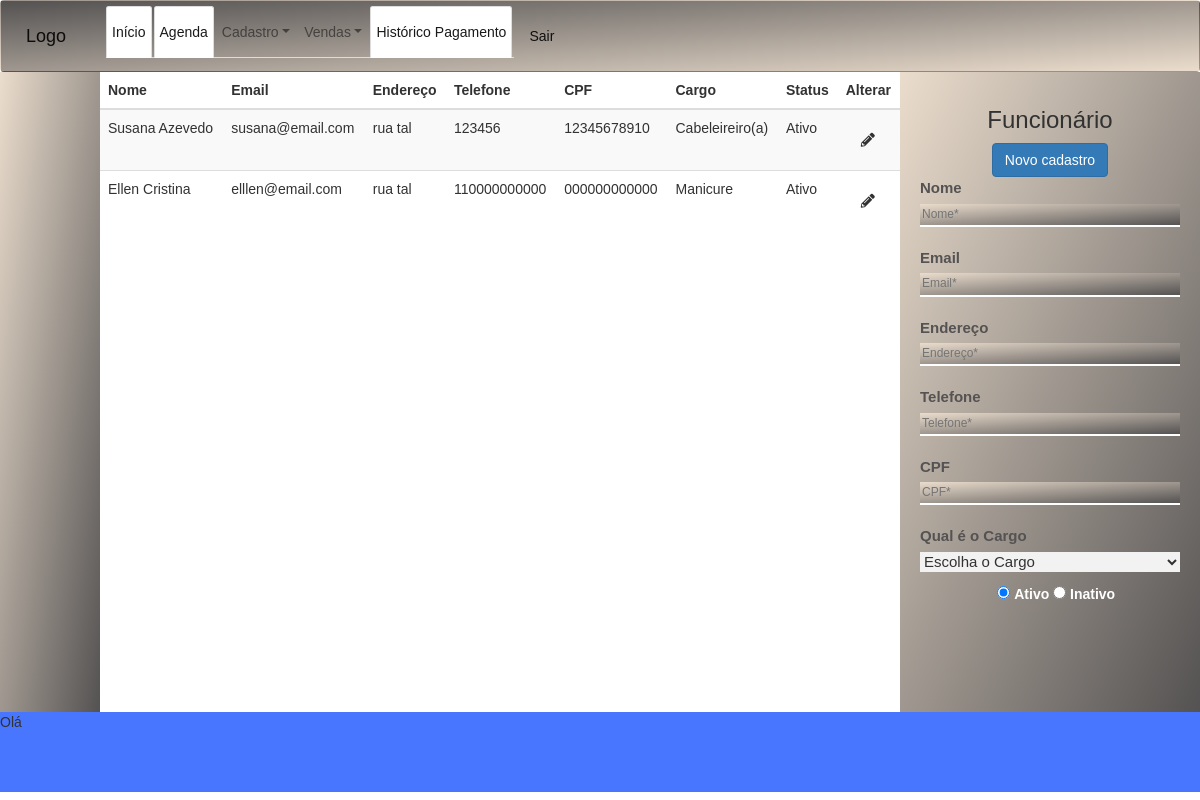
The app's page /cadastro_funcionario with its own data.
### tables this page shows
CREATE TABLE funcionario (
    id_funcionario INTEGER PRIMARY KEY AUTOINCREMENT,
    id_cargo INTEGER NOT NULL,
    nome VARCHAR(50) NOT NULL,
    cpf VARCHAR(14) NOT NULL,
    email VARCHAR(50) NOT NULL,
    endereco VARCHAR(50) NOT NULL,
    telefone VARCHAR(12) NOT NULL,
    status VARCHAR(7) NOT NULL,
    UNIQUE(email),
    FOREIGN KEY (id_cargo) REFERENCES cargo(id_cargo)
);

CREATE TABLE cargo (
    id_cargo INTEGER PRIMARY KEY AUTOINCREMENT,
    nome_cargo VARCHAR(50) NOT NULL
);

### app.py (the view)
@app.route('/cadastro_funcionario')
def cadastro_funcionario():
    lista = db_listar_cargo()
    lista2 = db_historico_funcionario()
    funcionario = {'id_funcionario': "novo", 'id_cargo':'', 'nome': "", 'cpf':'', 'email':'', 'endereco':'', 'telefone':'' }
    return render_template('cadastro_funcionario.html', cargos = lista, funci = lista2, lista3 = funcionario)

### app.py (called while the page is built)
def row_to_dict(description, row):
    if row is None: return None
    d = {}
    for i in range(0, len(row)):
        d[description[i][0]] = row[i]
    return d

def rows_to_dict(description, rows):
    result = []
    for row in rows:
        result.append(row_to_dict(description, row))
    return result

def conectar():
    return sqlite3.connect('agenda.db')

def db_historico_funcionario():
    with closing(conectar()) as con, closing(con.cursor()) as cur:
        cur.execute("SELECT f.id_funcionario, f.nome, f.email, f.endereco, f.telefone, f.cpf, cg.nome_cargo, f.status FROM funcionario AS f inner join cargo As cg ON f.id_cargo = cg.id_cargo")
        return rows_to_dict(cur.description, cur.fetchall())

def db_listar_cargo():
    with closing(conectar()) as con, closing(con.cursor()) as cur:
        cur.execute("SELECT id_cargo, nome_cargo FROM cargo")
        return rows_to_dict(cur.description, cur.fetchall())

### templates/cadastro_funcionario.html (shortened to what this page needs)
{%extends 'base_admin.html'%}
{% block head%} {{super()}}
<link rel="stylesheet" type="text/css" href="/static/css/style-cad_funcionario.css">
{% endblock head%}
{% block content %}
<div class="conteudo">
    <table class="table table-striped">
        <thead>
            <tr>
                <th>Nome</th>
                <th>Email</th>
                <th>Endereço</th>
                <th>Telefone</th>
                <th>CPF</th>
                <th>Cargo</th>
                <th>Status</th>
                <th>Alterar</th>
            </tr>
        </thead>
        <tbody >
            {% for f in funci %}
            <tr>
                <td >{{f.nome}}</td>
                <td>{{f.email}}</td>
                <td>{{f.endereco}}</td>
                <td>{{f.telefone}}</td>
                <td>{{f.cpf}}</td>
                <td>{{f.nome_cargo}}</td>
                <td>{{f.status}}</td>
                <td><a href="/alterar_funcionario/{{f.id_funcionario}}"><i class="fas fa-pencil-alt"></i></a>
                </td>
            </tr>
        {% endfor %}
        </tbody>
    </table>
</div>
{% endblock content %}
{% block formularios %}
<div class="formulario">
    <form action="/add_funcionario" method="POST" class="text-center form-contato" class="was-validated">
        <h3 class="h3">Funcionário</h3>
        <button type="submit" class="btn btn-primary">Novo cadastro</button>
        <label for="id_nome" class="form-label">Nome</label>
        <input type="text" id="id_nome" placeholder="Nome*" autocomplete="off" required autofocus class="input-fun" name="nome">
        <label for="id_email" class="form-label">Email</label>
        <input type="email" id="id_email" placeholder="Email*" autocomplete="off" required autofocus class="input-fun" name="email">
        <label for="id_endereco" class="form-label">Endereço</label>
        <input type="text" id="id_endereco" placeholder="Endereço* " autocomplete="off" required autofocus class="input-fun" name="endereco">
        <label for="id_telefone" class="form-label">Telefone</label>
        <input type="tel" id="id_telefone" placeholder="Telefone* " autocomplete="off" required autofocus class="input-fun" name="telefone">
        <label for="id_cpf" class="form-label">CPF</label>
        <input type="text" id="id_cpf" placeholder="CPF* " autocomplete="off" required autofocus class="input-fun" name="cpf">
        <div class="mb-3">
            <label for="id_cargo" class="form-label">Qual é o Cargo </label>
            <select name="id_cargo" id="id_cargo">
                <option value="escolha">Escolha o Cargo</option>
            </select>
        </div>
        <div class="form-check">
            <input type="radio" id="id_status" name="status" checked="yes" value="Ativo">
            <label class="form-check-label" for="exampleRadios1">
              Ativo
            </label>
            <input type="radio" id="id_status" name="status" value="Inativo">
            <label class="form-check-label" for="exampleRadios1">
              Inativo
            </label>
        </div>
    </form>
</div>
{% endblock formularios %}

### templates/base_admin.html (shortened to what this page needs)
<!DOCTYPE html>
<html lang="pt-br">
<head>
    {% block head %}
    <link rel="stylesheet" href="https://stackpath.bootstrapcdn.com/bootstrap/4.1.3/css/bootstrap.min.css">
    <link rel="stylesheet" href="https://stackpath.bootstrapcdn.com/bootstrap/4.1.3/css/bootstrap.min.css">
    <link rel="stylesheet" href="https://cdnjs.cloudflare.com/ajax/libs/font-awesome/5.11.2/css/all.css">
    <link rel="stylesheet" href="" class="https://stackpath.bootstrapcdn.com/font-awesome/4.7.0/css/font-awesome.min.css">
    <link rel="stylesheet" href="/static/css/style-admin.css">
    <link href="https://cdnjs.cloudflare.com/ajax/libs/twitter-bootstrap/3.3.7/css/bootstrap.css" rel="stylesheet"/>
    <link rel="stylesheet" href="https://cdn.jsdelivr.net/npm/bootstrap-select@1.13.14/dist/css/bootstrap-select.min.css">
     {% endblock head %}
</head>
<body>
    <nav class="navbar navbar-expand-lg navbar-light" style="background-image: linear-gradient(to bottom right, #545252 , #ebddcd);">
        <a class="navbar-brand" href="/inicio_admin" class="logo-menu">Logo</a>
        <div class="collapse navbar-collapse" id="navbarText">
          <ul class="nav nav-tabs navbar-nav mr-auto">
            <li class="nav-item active">
              <a class="nav-link" href="/inicio_admin">Início <span class="sr-only">(current)</span></a>
            </li>
            <li class="nav-item active"><a class="nav-link " href="/calendario">Agenda</a></li>
            <li class="nav-item dropdown">
              <a class="nav-link dropdown-toggle" data-toggle="dropdown" href="#" role="button" aria-haspopup="true" aria-expanded="false">Cadastro</a>
            </li>
            <li class="nav-item dropdown">
              <a class="nav-link dropdown-toggle" data-toggle="dropdown" href="#" role="button" aria-haspopup="true" aria-expanded="false">Vendas</a>
            </li>
            <li class="nav-item active"><a  class="nav-link "href="/historico">Histórico Pagamento</a></li>
          </ul>
          <span class="navbar-text">
            <a href="/logout">Sair</a>
          </span>
        </div>
      </nav>
    <div class="main">
          <div class="head">
          </div>
          <div class="content">
              {% block content %} {% endblock content %}
          </div>
            <div class="formularios" >
              {% block formularios %} {% endblock formularios %}
            </div>
    </div>
    <footer>
      <div class="rodape">
        <p>Olá</p>
      </div>
    </footer>
    <link rel="stylesheet " href="http://code.jquery.com/ui/1.9.0/themes/base/jquery-ui.css " />
</body>
</html>

### static/css/style-admin.css (style rules this page uses)
* { margin: 0; padding: 0; box-sizing: border-box; border: none; font-family: helvetica,'Poppins', sans-serif; color: #323232; border: none; }
.rodape { background-color: #4876FF; height: 10vh; }
.head { height: 80vh; background-image: linear-gradient(to bottom right, #ebddcd , #545252); }
.content { height: 80vh; }
.formularios { background-color: #ffffff; height: 80vh; }
.main { margin-top: -20px; display: grid; grid-template-columns: 1fr 8fr 3fr; grid-template-rows: 2; grid-row: auto; grid-column:auto; }

### static/css/style-cad_funcionario.css (style rules this page uses)
* { margin: 0; padding: 0; box-sizing: border-box; border: none; font-family: helvetica; color: #323232; border: none; }
.formulario { padding: 15px 20px 15px 20px; text-align: center; width: 100%; height: 100%; background-image: linear-gradient(to bottom right, #ebddcd , #545252); }
.form-label { font-weight: bold; color: #545252; display: block; text-align: left; font-size: 15px; }
.input-fun { border-bottom: 2px solid #ffffff; padding: 2px; font-size: 1.2rem; margin-bottom: 20px; background-image: linear-gradient(to bottom right, #ebddcd , #545252); color: #fff; display: block; width: 100%; text-align: left; }
.form-check-label { font-weight: bold; color: #ffffff; }
i { padding: 1.5rem; }
select { width: 100%; height: 20px; font-size: 15px; background: #f2f2f3; }

### records on screen
funcionario: nome "Susana Azevedo", email "susana@email.com", endereco "rua tal", telefone "123456", cpf "12345678910", nome_cargo "Cabeleireiro(a)", status "Ativo"
funcionario: nome "Ellen Cristina", email "elllen@email.com", endereco "rua tal", telefone "110000000000", cpf "000000000000", nome_cargo "Manicure", status "Ativo"
